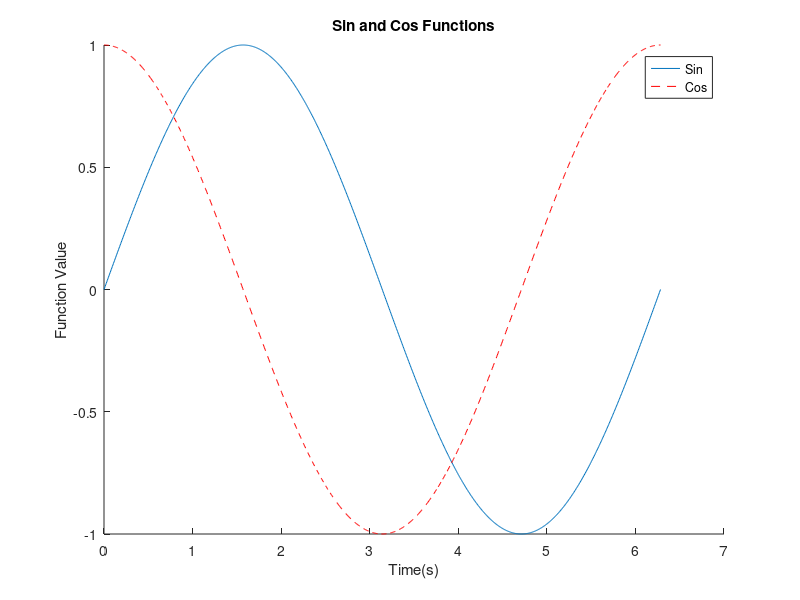

MATLAB code to generate this figure:
%% 1)
a = 10;
b = (2.5)*10^23;
c = 2+3*i;
d = exp(1)^(j*2*(pi/3));

%% 4)
x = 1/(1+exp(-(a-15)/6));
y = (sqrt(a)+(b^(1/21)))^pi;
z = (log(real((c+d)*(c-d))*sin(a*pi/3)))/(c*conj(c));

%% 8)
figure;
hold on;
t = linspace(0,2*pi,1000);
plot(t,sin(t));
plot(t,cos(t), '--r');
xlabel('Time(s)');
ylabel('Function Value');
title('Sin and Cos Functions');
legend('Sin','Cos');